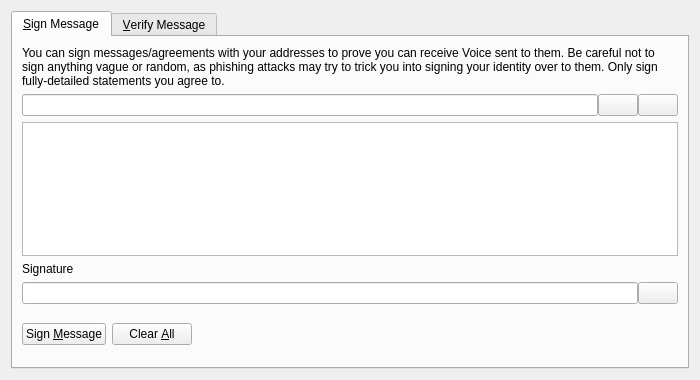
<?xml version="1.0" encoding="UTF-8"?>
<ui version="4.0">
 <class>SignVerifyMessageDialog</class>
 <widget class="QDialog" name="SignVerifyMessageDialog">
  <property name="geometry">
   <rect>
    <x>0</x>
    <y>0</y>
    <width>700</width>
    <height>380</height>
   </rect>
  </property>
  <property name="windowTitle">
   <string>Signatures - Sign / Verify a Message</string>
  </property>
  <property name="modal">
   <bool>true</bool>
  </property>
  <layout class="QVBoxLayout" name="verticalLayout">
   <item>
    <widget class="QTabWidget" name="tabWidget">
     <property name="currentIndex">
      <number>0</number>
     </property>
     <widget class="QWidget" name="tabSignMessage">
      <attribute name="title">
       <string>&amp;Sign Message</string>
      </attribute>
      <layout class="QVBoxLayout" name="verticalLayout_SM">
       <item>
        <widget class="QLabel" name="infoLabel_SM">
         <property name="text">
          <string>You can sign messages/agreements with your addresses to prove you can receive Voice sent to them. Be careful not to sign anything vague or random, as phishing attacks may try to trick you into signing your identity over to them. Only sign fully-detailed statements you agree to.</string>
         </property>
         <property name="textFormat">
          <enum>Qt::PlainText</enum>
         </property>
         <property name="wordWrap">
          <bool>true</bool>
         </property>
        </widget>
       </item>
       <item>
        <layout class="QHBoxLayout" name="horizontalLayout_1_SM">
         <property name="spacing">
          <number>0</number>
         </property>
         <item>
          <widget class="QValidatedLineEdit" name="addressIn_SM">
           <property name="toolTip">
            <string>The Voice address to sign the message with</string>
           </property>
          </widget>
         </item>
         <item>
          <widget class="QPushButton" name="addressBookButton_SM">
           <property name="toolTip">
            <string>Choose previously used address</string>
           </property>
           <property name="text">
            <string/>
           </property>
           <property name="shortcut">
            <string>Alt+A</string>
           </property>
           <property name="autoDefault">
            <bool>false</bool>
           </property>
          </widget>
         </item>
         <item>
          <widget class="QPushButton" name="pasteButton_SM">
           <property name="toolTip">
            <string>Paste address from clipboard</string>
           </property>
           <property name="text">
            <string/>
           </property>
           <property name="shortcut">
            <string>Alt+P</string>
           </property>
           <property name="autoDefault">
            <bool>false</bool>
           </property>
          </widget>
         </item>
        </layout>
       </item>
       <item>
        <widget class="QPlainTextEdit" name="messageIn_SM">
         <property name="toolTip">
          <string>Enter the message you want to sign here</string>
         </property>
        </widget>
       </item>
       <item>
        <widget class="QLabel" name="signatureLabel_SM">
         <property name="text">
          <string>Signature</string>
         </property>
         <property name="textFormat">
          <enum>Qt::PlainText</enum>
         </property>
        </widget>
       </item>
       <item>
        <layout class="QHBoxLayout" name="horizontalLayout_2_SM">
         <property name="spacing">
          <number>0</number>
         </property>
         <item>
          <widget class="QLineEdit" name="signatureOut_SM">
           <property name="font">
            <font>
             <italic>true</italic>
            </font>
           </property>
           <property name="readOnly">
            <bool>true</bool>
           </property>
          </widget>
         </item>
         <item>
          <widget class="QPushButton" name="copySignatureButton_SM">
           <property name="toolTip">
            <string>Copy the current signature to the system clipboard</string>
           </property>
           <property name="text">
            <string/>
           </property>
           <property name="autoDefault">
            <bool>false</bool>
           </property>
          </widget>
         </item>
        </layout>
       </item>
       <item>
        <layout class="QHBoxLayout" name="horizontalLayout_3_SM">
         <item>
          <widget class="QPushButton" name="signMessageButton_SM">
           <property name="toolTip">
            <string>Sign the message to prove you own this Voice address</string>
           </property>
           <property name="text">
            <string>Sign &amp;Message</string>
           </property>
           <property name="autoDefault">
            <bool>false</bool>
           </property>
          </widget>
         </item>
         <item>
          <widget class="QPushButton" name="clearButton_SM">
           <property name="toolTip">
            <string>Reset all sign message fields</string>
           </property>
           <property name="text">
            <string>Clear &amp;All</string>
           </property>
           <property name="autoDefault">
            <bool>false</bool>
           </property>
          </widget>
         </item>
         <item>
          <spacer name="horizontalSpacer_1_SM">
           <property name="orientation">
            <enum>Qt::Horizontal</enum>
           </property>
           <property name="sizeHint" stdset="0">
            <size>
             <width>40</width>
             <height>48</height>
            </size>
           </property>
          </spacer>
         </item>
         <item>
          <widget class="QLabel" name="statusLabel_SM">
           <property name="font">
            <font>
             <weight>75</weight>
             <bold>true</bold>
            </font>
           </property>
           <property name="text">
            <string/>
           </property>
           <property name="wordWrap">
            <bool>true</bool>
           </property>
          </widget>
         </item>
         <item>
          <spacer name="horizontalSpacer_2_SM">
           <property name="orientation">
            <enum>Qt::Horizontal</enum>
           </property>
           <property name="sizeHint" stdset="0">
            <size>
             <width>40</width>
             <height>48</height>
            </size>
           </property>
          </spacer>
         </item>
        </layout>
       </item>
      </layout>
     </widget>
     <widget class="QWidget" name="tabVerifyMessage">
      <attribute name="title">
       <string>&amp;Verify Message</string>
      </attribute>
      <layout class="QVBoxLayout" name="verticalLayout_VM">
       <item>
        <widget class="QLabel" name="infoLabel_VM">
         <property name="text">
          <string>Enter the receiver's address, message (ensure you copy line breaks, spaces, tabs, etc. exactly) and signature below to verify the message. Be careful not to read more into the signature than what is in the signed message itself, to avoid being tricked by a man-in-the-middle attack. Note that this only proves the signing party receives with the address, it cannot prove sendership of any transaction!</string>
         </property>
         <property name="textFormat">
          <enum>Qt::PlainText</enum>
         </property>
         <property name="alignment">
          <set>Qt::AlignLeading|Qt::AlignLeft|Qt::AlignTop</set>
         </property>
         <property name="wordWrap">
          <bool>true</bool>
         </property>
        </widget>
       </item>
       <item>
        <layout class="QHBoxLayout" name="horizontalLayout_1_VM">
         <property name="spacing">
          <number>0</number>
         </property>
         <item>
          <widget class="QValidatedLineEdit" name="addressIn_VM">
           <property name="toolTip">
            <string>The Voice address the message was signed with</string>
           </property>
          </widget>
         </item>
         <item>
          <widget class="QPushButton" name="addressBookButton_VM">
           <property name="toolTip">
            <string>Choose previously used address</string>
           </property>
           <property name="text">
            <string/>
           </property>
           <property name="shortcut">
            <string>Alt+A</string>
           </property>
           <property name="autoDefault">
            <bool>false</bool>
           </property>
          </widget>
         </item>
        </layout>
       </item>
       <item>
        <widget class="QPlainTextEdit" name="messageIn_VM"/>
       </item>
       <item>
        <widget class="QValidatedLineEdit" name="signatureIn_VM"/>
       </item>
       <item>
        <layout class="QHBoxLayout" name="horizontalLayout_2_VM">
         <item>
          <widget class="QPushButton" name="verifyMessageButton_VM">
           <property name="toolTip">
            <string>Verify the message to ensure it was signed with the specified Voice address</string>
           </property>
           <property name="text">
            <string>Verify &amp;Message</string>
           </property>
           <property name="autoDefault">
            <bool>false</bool>
           </property>
          </widget>
         </item>
         <item>
          <widget class="QPushButton" name="clearButton_VM">
           <property name="toolTip">
            <string>Reset all verify message fields</string>
           </property>
           <property name="text">
            <string>Clear &amp;All</string>
           </property>
           <property name="autoDefault">
            <bool>false</bool>
           </property>
          </widget>
         </item>
         <item>
          <spacer name="horizontalSpacer_1_VM">
           <property name="orientation">
            <enum>Qt::Horizontal</enum>
           </property>
           <property name="sizeHint" stdset="0">
            <size>
             <width>40</width>
             <height>48</height>
            </size>
           </property>
          </spacer>
         </item>
         <item>
          <widget class="QLabel" name="statusLabel_VM">
           <property name="font">
            <font>
             <weight>75</weight>
             <bold>true</bold>
            </font>
           </property>
           <property name="text">
            <string/>
           </property>
           <property name="wordWrap">
            <bool>true</bool>
           </property>
          </widget>
         </item>
         <item>
          <spacer name="horizontalSpacer_2_VM">
           <property name="orientation">
            <enum>Qt::Horizontal</enum>
           </property>
           <property name="sizeHint" stdset="0">
            <size>
             <width>40</width>
             <height>48</height>
            </size>
           </property>
          </spacer>
         </item>
        </layout>
       </item>
      </layout>
     </widget>
    </widget>
   </item>
  </layout>
 </widget>
 <customwidgets>
  <customwidget>
   <class>QValidatedLineEdit</class>
   <extends>QLineEdit</extends>
   <header>qvalidatedlineedit.h</header>
  </customwidget>
 </customwidgets>
 <resources>
  <include location="../voice.qrc"/>
 </resources>
 <connections/>
</ui>
